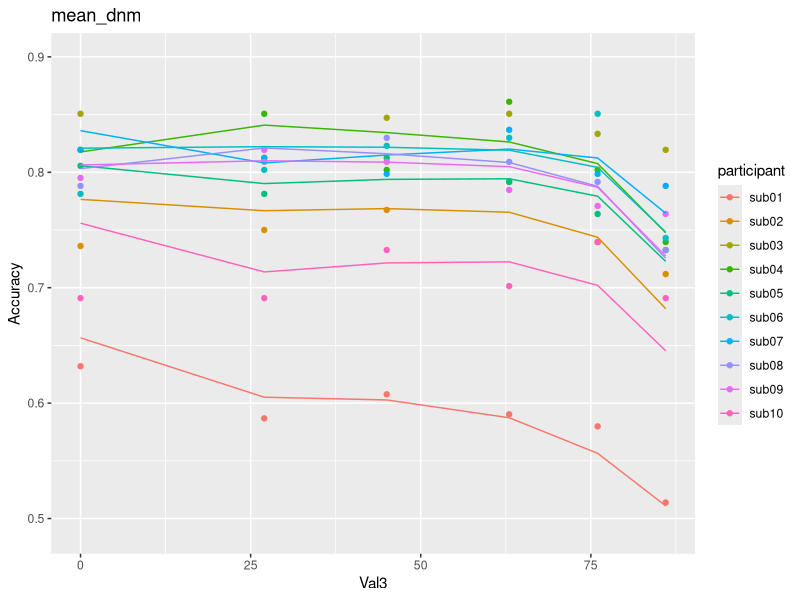

Here is the R script that generated this plot:
#+ message = F
library(tidyverse)
library(data.table)


#'# data loading
dat <- fread("exp1_data_behavior.csv", sep = ",", header = T)
dat <- mutate(dat, Corr = ifelse(ChosenITM == CorrectITM, 1, 0))
#dat <- subset(dat, dat$participant != "sub01")
dat <- na.omit(dat)


#'# functions
fs_dnm <- function(Val3, Corr) {
    guess <- c(0.5, 2.22 * 10e-3)
    params <- list("Val3" = Val3, "Corr" = Corr) # input vector
    
    fit <- suppressWarnings(optim(par = guess, fn = deviance, gr = NULL, method = "L-BFGS-B", parameters = params,
                                  lower = c(0.001, -5), upper = c(20, 5),
                                  control = list("maxit" = 100000,
                                                 "parscale" = c(0.005, 0.0002)))) # 0.03, 0.002
    
    est <- data.frame(sH = fit$par[1], w = fit$par[2], dev = fit$value)
    return(est)
}

deviance <- function(x, parameters) {
    Val3 <- parameters$Val3
    Corr <- parameters$Corr
    
    sH = x[1]
    w = x[2]
    
    Vcu <- as.data.frame(cbind(100, 90, Val3))/100
    colnames(Vcu) <- c("V1", "V2", "V3")
    Vcu <- mutate(Vcu, meanVcu = ifelse(V3 > 0, (V1 + V2 + V3)/3, (V1 + V2)/2))
    Vcu <- mutate(Vcu, normalizer = sH + w * meanVcu)
    M <- Vcu[, 1:3]/Vcu$normalizer
    M <- mutate(M, P = exp(V1) / (exp(V1) + exp(V2) + exp(V3)))
    M <- mutate(M, P = ifelse(P < .01, .01, P)) #adjustments to avoid punishing models too much for very unlikely predictions
    M <- mutate(M, P = ifelse(P > .99, .99, P)) #adjustments to avoid punishing models too much for very unlikely predictions
    M$Corr <- Corr
    
    dev = -2 * sum(M$Corr * log(M$P) + (1 - M$Corr) * log(1 - M$P))
    return(dev)
}


#'# individual fittings
fits <- c()

for (sub in unique(dat$participant)) {
    d <- subset(dat, dat$participant == sub)
    Val3 <- d$Val3
    Corr <- d$Corr
    f <- tryCatch(fs_dnm(Val3, Corr), error = function(e){f = cbind(NA, NA, NA)}) 
    colnames(f) <- c("sH", "w", "dev")
    fits <- try(rbind(fits, cbind(f, sub)))
    fits <- na.omit(fits)
    fits$sH <- as.numeric(fits$sH)
    fits$w <- as.numeric(fits$w)
    fits$dev <- as.numeric(fits$dev)
}


#'# visualization 
prediction <- c()
m1 <- mean(c(1, 0.9))
m2 <- mean(c(1, 0.9, 0.27))
m3 <- mean(c(1, 0.9, 0.45))
m4 <- mean(c(1, 0.9, 0.63))
m5 <- mean(c(1, 0.9, 0.76))
m6 <- mean(c(1, 0.9, 0.86))

for (subj in unique(fits$sub)) {
    f <- subset(fits, fits$sub == subj)
    
    pred <- c(
        exp(1 / (f[1] + f[2] * m1)) / ( exp(1 / (f[1] + f[2] * m1)) + exp(0.9 / (f[1] + f[2] * m1)) + exp(0 / (f[1] + f[2] * m1)) ),
        exp(1 / (f[1] + f[2] * m2)) / ( exp(1 / (f[1] + f[2] * m2)) + exp(0.9 / (f[1] + f[2] * m2)) + exp(0.27 / (f[1] + f[2] * m2)) ),
        exp(1 / (f[1] + f[2] * m3)) / ( exp(1 / (f[1] + f[2] * m3)) + exp(0.9 / (f[1] + f[2] * m3)) + exp(0.45 / (f[1] + f[2] * m3)) ),
        exp(1 / (f[1] + f[2] * m4)) / ( exp(1 / (f[1] + f[2] * m4)) + exp(0.9 / (f[1] + f[2] * m4)) + exp(0.63 / (f[1] + f[2] * m4)) ),
        exp(1 / (f[1] + f[2] * m5)) / ( exp(1 / (f[1] + f[2] * m5)) + exp(0.9 / (f[1] + f[2] * m5)) + exp(0.76 / (f[1] + f[2] * m5)) ),
        exp(1 / (f[1] + f[2] * m6)) / ( exp(1 / (f[1] + f[2] * m6)) + exp(0.9 / (f[1] + f[2] * m6)) + exp(0.86 / (f[1] + f[2] * m6)) ))
    
    pred <- as.numeric(pred)
    pred <- as.data.frame(cbind(pred, subj))
    prediction <- rbind(prediction, pred)
}

dat %>%
    group_by(participant, Val3) %>%
    summarise(Accuracy = mean(Corr)) -> acc

acc <- subset(acc, acc$participant %in% unique(fits$sub))
acc <- cbind(acc, prediction)
acc$pred <- as.numeric(acc$pred)

mean_dnm <- ggplot(acc) + geom_point(aes(x = Val3, y = Accuracy, color = participant)) +
    geom_line(mapping = aes(x = Val3, y = pred, color = participant)) + ylim(0.49, 0.9) + ggtitle("mean_dnm")
mean_dnm

fits_mean_dnm <- fits
fits_mean_dnm <- mutate(fits_mean_dnm, aic = dev + 4)